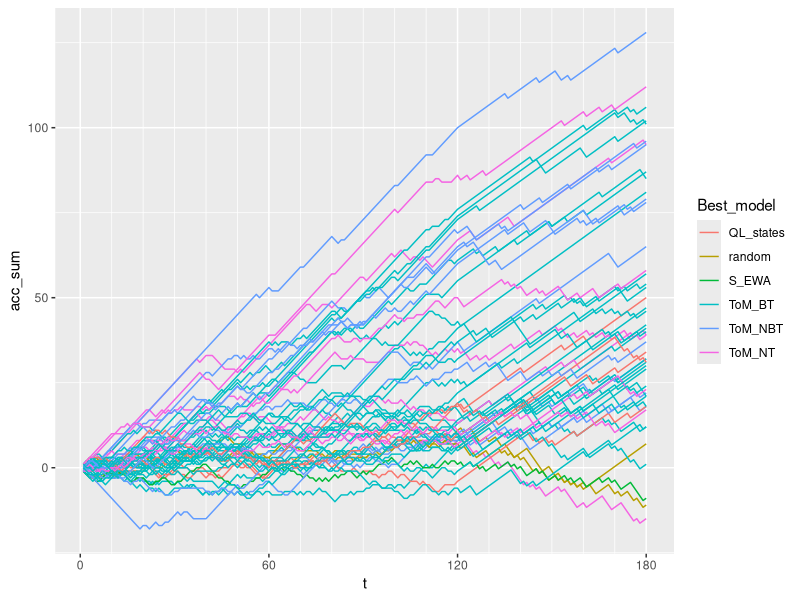
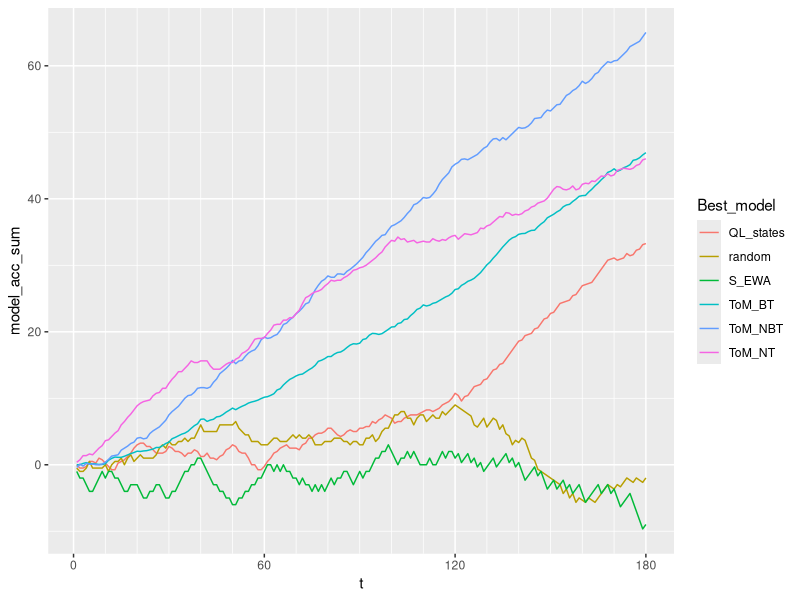

Reproduce these figures in R, in order.
## ---- chunk 1
knitr::opts_chunk$set(echo = TRUE)

library(dplyr)
library(ggpubr)
## ---- chunk 2

dat_exp2 = read.csv("data_exp2.csv")

#Adjust shootout score tor eflect easier game
dat_exp2$adj_score <- ifelse(as.character(dat_exp2$game) == "shootout", dat_exp2$score - 0.333, dat_exp2$score)

# Load data comparing models BIC for each participant 
model_comp = read.csv("exp2_model_comp.csv")
## ---- chunk 3
datalist2 = list()
i = 0

#Build empty dataframe with same names as original data
exp2_cum_score <- setNames(data.frame(matrix(ncol = ncol(dat_exp2), nrow = 0)), colnames(dat_exp2))
for(id in unique(dat_exp2$human_id)) {
  i <- i+1
  tdat <- subset(dat_exp2,human_id == id)
  tdat$part_num <- i
  # NB : USE ADJUSTED SCORE IN SHOOTOUT
  tdat <- within(tdat, acc_sum <- cumsum(tdat$adj_score))
  datalist2[[i]] <- tdat
}

# Merge all datasets into one 
exp2_cum_score <- dplyr::bind_rows(datalist2)
# or exp2_cum_score <- data.table::rbindlist(datalist)

# Add column for time t
exp2_cum_score <- exp2_cum_score %>% group_by(human_id) %>% mutate(t = row_number())

# Participant number as a factor 
# tdat$part_num <- as.factor(tdat$part_num)

# Add best fitting model per participant
exp2_cum_score <- merge(exp2_cum_score, model_comp[, c("human_id", "Best_model")], by="human_id")
## ---- chunk 4
ggplot(data = exp2_cum_score, aes(x = t, y=acc_sum, group = part_num)) + 
  geom_line(aes(color= Best_model)) +
  scale_x_continuous(minor_breaks = seq(0 , 180, 10), breaks = seq(0, 180, 60))
## ---- chunk 5

temp <- exp2_cum_score[,c("t","acc_sum","Best_model","condition","part_num")]
dat_by_model <- temp %>% group_by(Best_model,t) %>% 
  summarize(model_acc_sum = mean(acc_sum))

ggplot(data = dat_by_model, aes(x = t, y=model_acc_sum, group = Best_model)) + 
   geom_line(aes(color= Best_model)) +
  scale_x_continuous(minor_breaks = seq(0 , 180, 10), breaks = seq(0, 180, 60))
